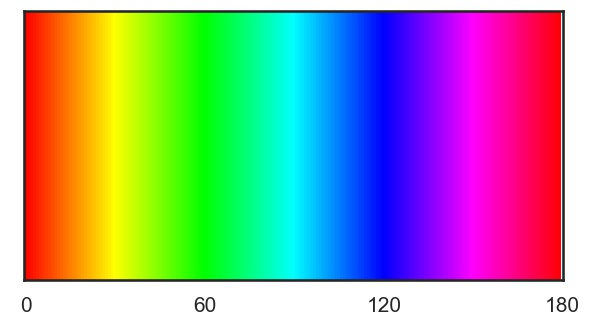
#> input picture images/hsv_test.png, 600 x 320 px, found by its file name
$ python 11_HSV_obj_track.py
#> lines starting #> are read from the running program, lines starting #| are printed output that depends on the picture; after the words box and inside, x2 and y2 are one past the last pixel; in counts of white or black regions, pixels touching at a corner belong together
import cv2
import numpy as np

image=cv2.imread("images/hsv_test.png")
#> image is the input picture: shape (320, 600, 3); mean B, G, R 155, 155, 154.2
cv2.imshow("OR_Image",image)

while True:
    hsv=cv2.cvtColor(image,cv2.COLOR_BGR2HSV)
#> hsv: shape (320, 600, 3); mean H, S, V 73.7, 191.5, 249.3
    # cv2.imshow("HSV_IMAGE",hsv)
    l_b=np.array([100,150,0])
    h_b=np.array([140,255,255])
    mask=cv2.inRange(hsv,l_b,h_b)
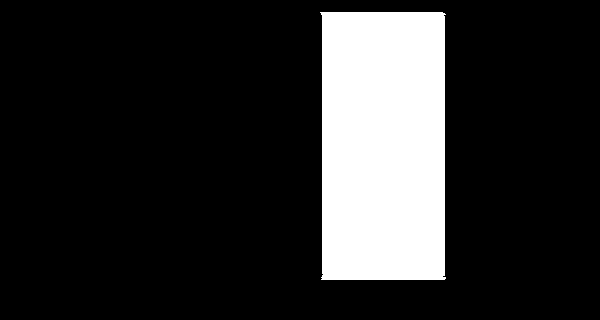
#> mask: shape (320, 600); 17.2% white; 1 white region, box (x1, y1, x2, y2) and area: (320, 12, 446, 280) 32967
    cv2.imshow("Mask",mask)
    result=cv2.bitwise_and(image,image,mask=mask)
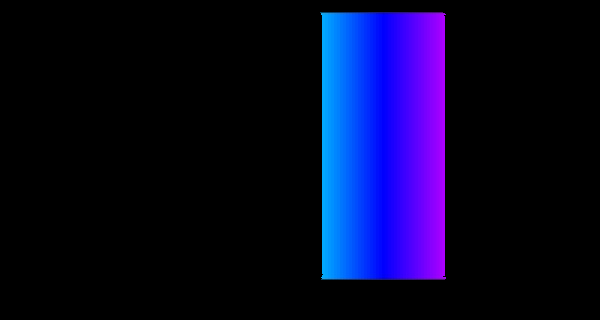
#> result: shape (320, 600, 3); mean B, G, R 43.4, 7.4, 7.5
    cv2.imshow("Mask to or img",result)
    if cv2.waitKey(1) & 0xFF == ord('q'):
#> (key q is pressed here)
        break
cv2.destroyAllWindows()
